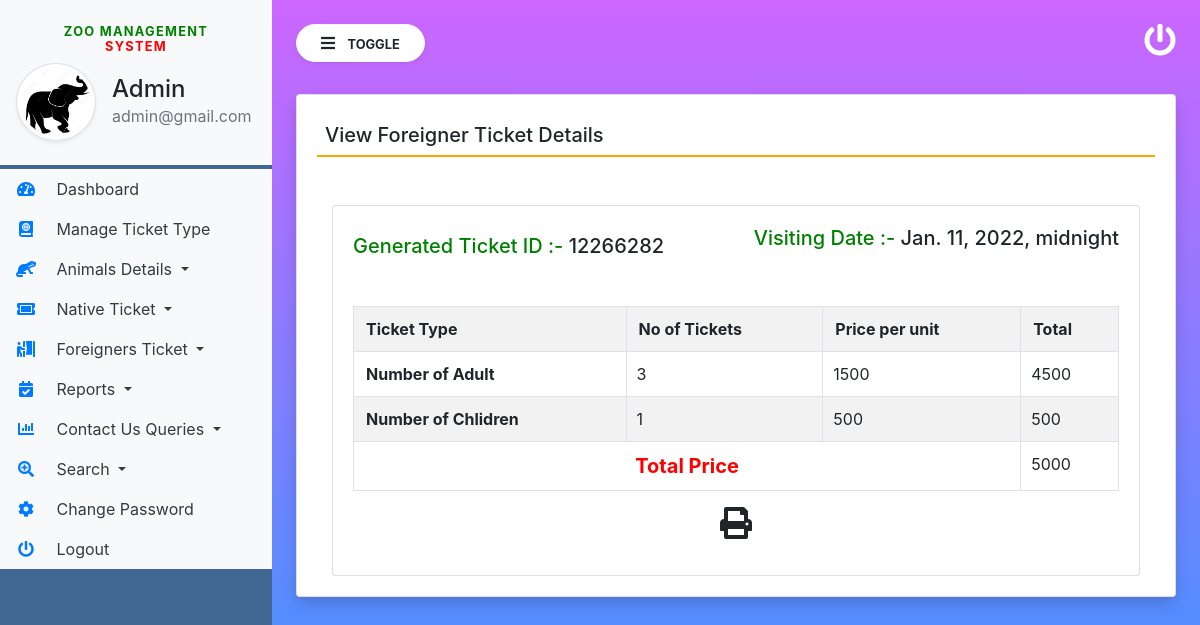
Page /view_ForeTicket/2 (signed in) on the committed database.
### zoo/models.py (models this page shows, shortened)
class Ticforeigner(models.Model):
    TicketID = models.CharField(max_length=100, null=True)
    NoAdult = models.CharField(max_length=50, null=True)
    NoChildren = models.CharField(max_length=50, null=True)
    AdultUnitprice = models.CharField(max_length=100, null=True)
    ChildUnitprice = models.CharField(max_length=100, null=True)
    PostingDate = models.DateTimeField(null=True)

class Tickettype(models.Model):
    TicketType = models.CharField(max_length=200, null=True)
    Price = models.CharField(max_length=150, null=True)
    CreationDate = models.DateTimeField(auto_now_add=True)

### zoo/views.py (the view)
# urls.py: path('view_ForeTicket/<int:pid>', view_ForeTicket, name='view_ForeTicket'),
def view_ForeTicket(request, pid):
    if not request.user.is_authenticated:
        return redirect('admin_login')
    ticketforeig = Ticforeigner.objects.get(id=pid)
    nadult = Tickettype.objects.get(TicketType="Foreigner Adult")
    nchild = Tickettype.objects.get(TicketType="Foreigner Child")
    nchildprice = nchild.Price
    nadultprice = nadult.Price
    Adultprice = int(ticketforeig.NoAdult) * int(nadultprice)
    Childprice = int(ticketforeig.NoChildren) * int(nchildprice)
    total = int(Adultprice) + int(Childprice)
    return render(request, 'view_ForeTicket.html', locals())

### zoo/templates/view_ForeTicket.html (shortened to what this page needs)
{% extends 'admin_base.html' %}
{% block main  %}
<div class="card shadow mt-2">
    <div class="card-body">
        <h5 class="p-2" style="border-bottom: 2px solid orange;">View Foreigner Ticket Details</h5>
        <div class="col-12 mt-5">
            <div class="card">
                <div class="card-body" id="exampl">
                    <h5 class="float-right"><span style="color: green;">Visiting Date :- </span>{{ticketforeig.PostingDate}}<h5>
                        <h5><span style="color: green;">Generated Ticket ID :-</span> {{ticketforeig.TicketID}}</h5>
                    <table border="1" class="table table-striped table-bordered first mt-5">
                        <tr>
                            <th>Ticket Type</th>
                            <th>No of Tickets</th>
                            <th>Price per unit</th>
                            <th>Total</th>
                        </tr>
                        <tr>
                            <th>Number of Adult</th>
                            <td style="padding-left: 10px">{{ticketforeig.NoAdult}}</td>
                            <td style="padding-left: 10px">{{nadultprice}}</td>
                            <td style="padding-left: 10px">{{Adultprice}}</td>
                        </tr>
                        <tr>
                            <th>Number of Chlidren</th>
                            <td style="padding-left: 10px">{{ticketforeig.NoChildren}}</td>
                            <td style="padding-left: 10px">{{nchildprice}}</td>
                            <td style="padding-left: 10px">{{Childprice}}</td>
                        </tr>
                        <tr>
                            <th style="text-align: center;color: red;font-size: 20px" colspan="3">Total Price
                            </th>
                            <td style="padding-left: 10px;">{{total}}</td>
                        </tr>
                    </table>
                    <p style="margin-top:1%" align="center">
                        <i class="fa fa-print fa-2x" style="cursor: pointer;" OnClick="CallPrint(this.value)"></i>
                    </p>
                </div>
            </div>
        </div>
    </div>
</div>
</div>
{% endblock %}

### zoo/templates/admin_base.html (shortened to what this page needs)
{% load static %}
<html lang="en">
<head>
    <link rel="stylesheet" href="https://maxcdn.bootstrapcdn.com/bootstrap/4.3.1/css/bootstrap.min.css">
    <link rel="stylesheet" href="https://use.fontawesome.com/releases/v5.6.3/css/all.css"
>
    <link rel="stylesheet" href="https://cdnjs.cloudflare.com/ajax/libs/twitter-bootstrap/4.5.2/css/bootstrap.css">
    <link rel="stylesheet" href="https://cdn.datatables.net/1.11.3/css/dataTables.bootstrap4.min.css">
    <link rel="stylesheet" type="text/css" href="{% static 'css/sidebar.css' %}">
</head>
<body>
<div class="vertical-nav bg-custom" id="sidebar">
    <div class="py-4 px-3 mb-1 bg-light">
        <center><h4 class="font-weight-bold text-uppercase px-3 small dashboard-text"><span style="color: green">Zoo Management</span> <span style="color: red">System</span></h4></center>
        <div class="media d-flex align-items-center">
            <img src="{% static 'images/animal1.png' %}" width="80" height="80"
                 class="mr-3 rounded-circle img-thumbnail shadow-sm">
            <div class="media-body">
                <h4 class="mb-0">Admin</h4>
                <p class="text-muted mb-0">{{request.user.email}}</p>
            </div>
        </div>
    </div>
    <ul class="nav flex-column bg-white">
        <li class="nav-item">
            <a href="{% url 'admin_home' %}" class="nav-link text-dark bg-light">
                <i class="fas fa-tachometer-alt fa-fw mr-3 text-primary"></i>
                Dashboard
            </a>
        </li>
        <li class="nav-item">
            <a href="{% url 'manage_Ticket_Type' %}" class="nav-link text-dark bg-light">
                <i class="fas fa-atlas mr-3 text-primary fa-fw"></i>
                Manage Ticket Type
            </a>
        </li>
        <li class="nav-item dropdown">
            <a class="nav-link dropdown-toggle text-dark bg-light" href="#" data-toggle="dropdown">
                <i class="fas fa-otter mr-3 text-primary fa-fw"></i> Animals Details
            </a>
        </li>
        <li class="nav-item dropdown">
            <a class="nav-link dropdown-toggle text-dark bg-light" href="#" id="navbardrop" data-toggle="dropdown">
                <i class="fas fa-ticket-alt mr-3 text-primary fa-fw"></i> Native Ticket
            </a>
        </li>
        <li class="nav-item dropdown">
            <a class="nav-link dropdown-toggle text-dark bg-light" href="#" data-toggle="dropdown">
                <i class="fas fa-person-booth mr-3 text-primary fa-fw"></i> Foreigners Ticket
            </a>
        </li>
        <li class="nav-item dropdown">
            <a class="nav-link dropdown-toggle text-dark bg-light" href="#" data-toggle="dropdown">
                <i class="fas fa-calendar-check mr-3 text-primary fa-fw"></i> Reports
            </a>
        </li>
        <li class="nav-item dropdown">
            <a class="nav-link dropdown-toggle text-dark bg-light" href="#" data-toggle="dropdown">
                <i class="fas fa-chart-bar mr-3 text-primary fa-fw"></i> Contact Us Queries
            </a>
        </li>
        <li class="nav-item dropdown">
            <a class="nav-link dropdown-toggle text-dark bg-light" href="#" data-toggle="dropdown">
                <i class="fas fa-search-plus mr-3 text-primary fa-fw"></i> Search
            </a>
        </li>
        <li class="nav-item">
            <a href="{% url 'changePassword' %}" class="nav-link text-dark bg-light">
                <i class="fas fa-cog mr-3 text-primary fa-fw"></i>
                Change Password
            </a>
        </li>
        <li class="nav-item">
            <a href="/logout" class="nav-link text-dark bg-light">
                <i class="fas fa-power-off mr-3 text-primary fa-fw"></i>
                Logout
            </a>
        </li>
    </ul>
</div>
<div class="page-content p-4" id="content">
    <a href="/logout" title="logout" class="float-right text-white"><i class="fas fa-power-off fa-2x"></i></a>
    <button id="sidebarCollapse" type="button" class="btn btn-light bg-white rounded-pill shadow-sm px-4 mb-4">
        <i class="fas fa-bars mr-2"></i>
        <small class="text-uppercase font-weight-bold">Toggle</small>
    </button>
    {% block main %}
    {% endblock %}
</body>
</html>

### zoo/static/css/sidebar.css (style rules this page uses)
body { background: linear-gradient(to bottom, #cc66ff 0%, #3399ff 100%); min-height:100vh; }
.vertical-nav { min-width : 17rem; width : 17rem; height:100vh; position:fixed; top:0; left:0; transition: all 0.4s; }
.page-content { width:calc(100% - 17rem); margin-left:17rem; transition:all 0.4s; }
.dashboard-text { letter-spacing : 0.1em; color : #aaa; }
.bg-custom { background-color: #406893!important; }

### rows in the picture
Ticforeigner: PostingDate "Jan. 11, 2022, midnight", TicketID "12266282", NoAdult "3", NoChildren "1"
Tickettype: Price "1500"
Tickettype: Price "500"

### other values in the picture
{{ request.user.email }} "admin@gmail.com"
{{ Adultprice }} "4500"
{{ Childprice }} "500"
{{ total }} "5000"
